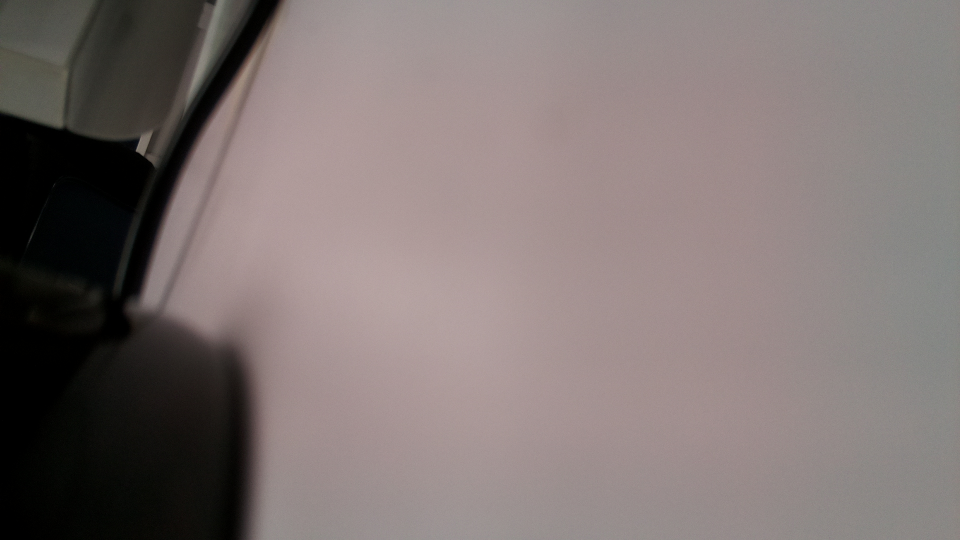
#> input picture image.jpg, 1920 x 1080 px, given in place of the camera (shown at 1/2 size)
$ python cv_camera.py
#> lines starting #> are read from the running program, lines starting #| are printed output that depends on the picture; after the words box and inside, x2 and y2 are one past the last pixel; in counts of white or black regions, pixels touching at a corner belong together
from imutils.video import VideoStream
import imutils
import time
import cv2

#vs = VideoStream(src=0).start() #0: first cam, 1: second cam
vs = VideoStream(usePiCamera=True, resolution=(640, 480),vflip=True).start()
time.sleep(2.0)

while True:
    # grab the frame
    frame = vs.read()
#> frame is the input picture: shape (1080, 1920, 3); mean B, G, R 114.4, 115.8, 126.7
    # codes for image processing
#     frame =cv2.GaussianBlur(frame,(11,11),0)
    frame = cv2.cvtColor(frame,cv2.COLOR_BGR2GRAY)
#> frame: shape (1080, 1920)
#     frame = cv2.Canny(frame,100,200)

    th,frame=cv2.threshold(frame,0,255,cv2.THRESH_BINARY+cv2.THRESH_OTSU)
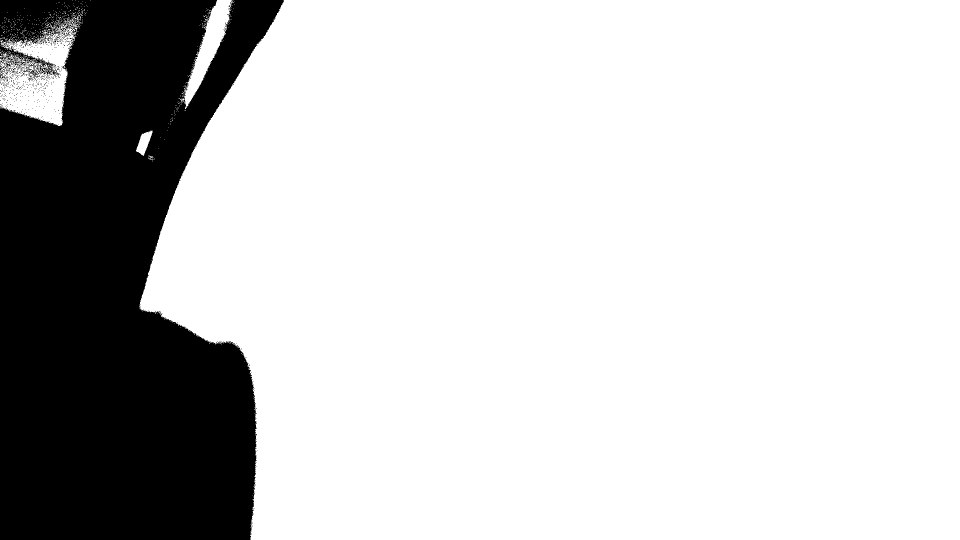
#> frame: shape (1080, 1920) (shown at 1/2 size); 78.6% white; 572 black regions (564 under 20 px), largest, box (x1, y1, x2, y2) and area: (0, 0, 568, 1080) 442858, (11, 122, 23, 137) 61, (124, 61, 141, 77) 56
#> th = 83
    K=cv2.getStructuringElement(cv2.MORPH_RECT,(5,5))
    frame = cv2.morphologyEx(frame,cv2.MORPH_OPEN,K)
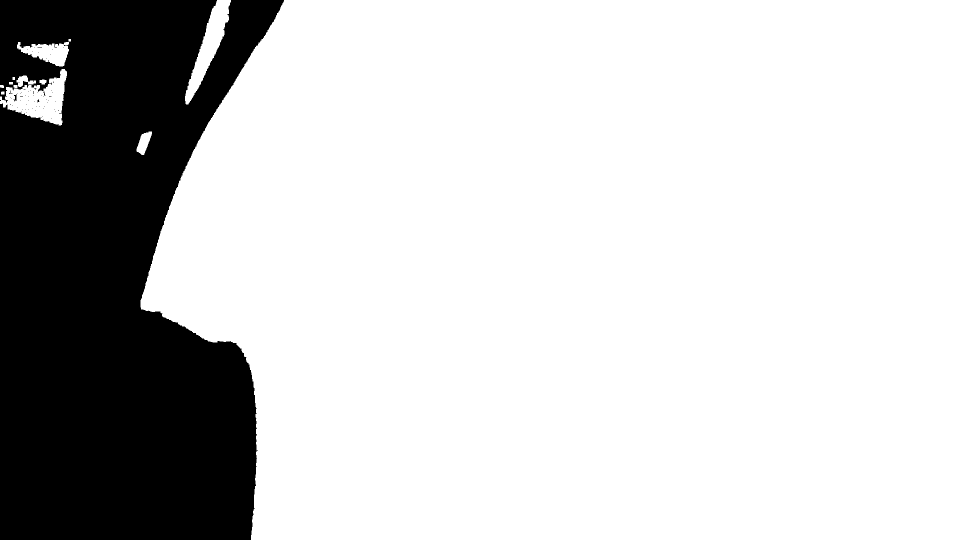
#> frame: shape (1080, 1920) (shown at 1/2 size); 78.1% white; 63 black regions (61 under 20 px), largest, box (x1, y1, x2, y2) and area: (0, 0, 568, 1080) 453061, (27, 187, 35, 203) 48
    frame = cv2.morphologyEx(frame,cv2.MORPH_CLOSE,K)
#> frame: shape (1080, 1920); 78.2% white; 5 black regions, box (x1, y1, x2, y2) and area: (0, 0, 568, 1080) 452343, (0, 175, 12, 184) 90, (4, 189, 10, 200) 66, (46, 163, 56, 170) 65, (63, 169, 68, 175) 30

    # show the output frame
    cv2.imshow("Frame", frame)
    key = cv2.waitKey(1) & 0xFF
#> (key q is pressed here)
    if key == ord("q"):
        break

cv2.destroyAllWindows()
vs.stop()

$ run again, on hand.jpg
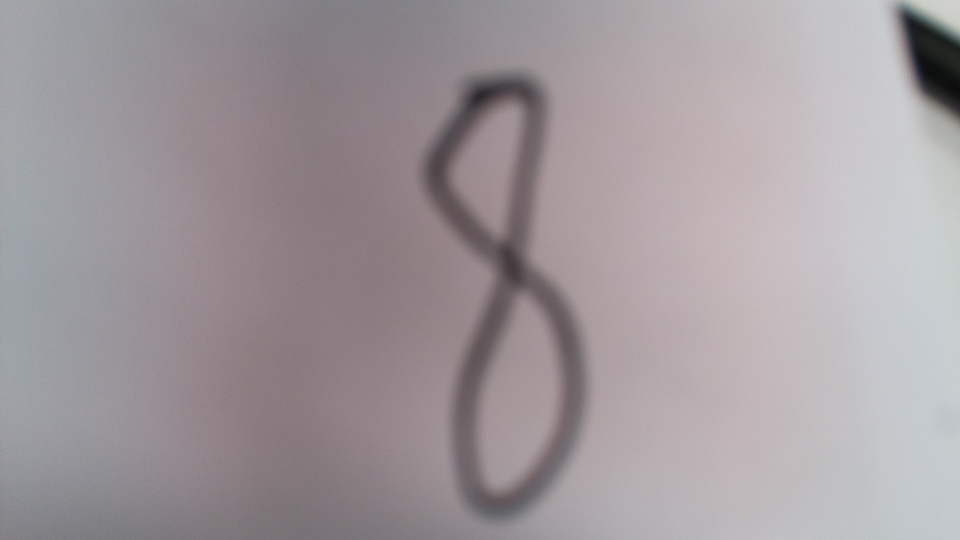
#> input picture hand.jpg, 1920 x 1080 px, given in place of the camera (shown at 1/2 size)
#> frame is the input picture: shape (1080, 1920, 3); mean B, G, R 157.6, 153.4, 161.5
#> `th,frame=cv2.threshold(frame,0,255,cv2.THRESH_BINARY+cv2.THRESH_OTSU)`:
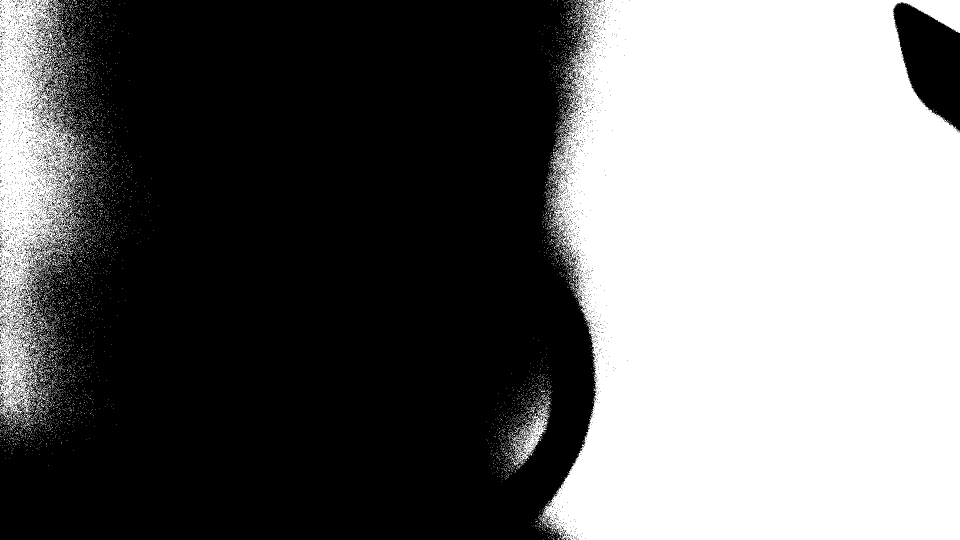
#> frame: shape (1080, 1920) (shown at 1/2 size); 43.3% white; 6530 white regions (6455 under 20 px), largest, box (x1, y1, x2, y2) and area: (1076, 0, 1920, 1080) 809991, (0, 0, 170, 851) 69357, (1020, 808, 1101, 936) 2730
#> th = 159
#> `frame = cv2.morphologyEx(frame,cv2.MORPH_CLOSE,K)`:
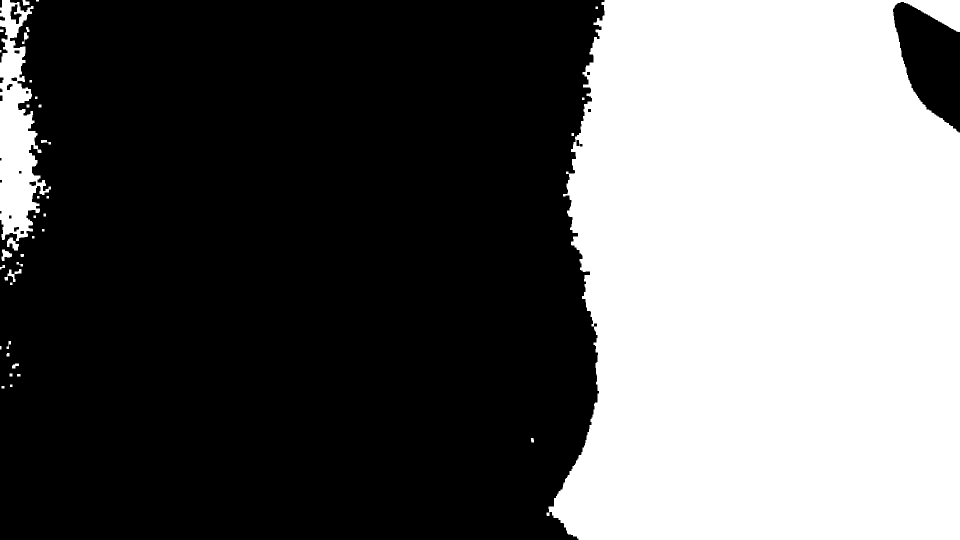
#> frame: shape (1080, 1920) (shown at 1/2 size); 39.6% white; 38 white regions (2 under 20 px), largest, box (x1, y1, x2, y2) and area: (1093, 0, 1920, 1080) 793729, (0, 0, 102, 482) 25000, (14, 475, 38, 501) 330
